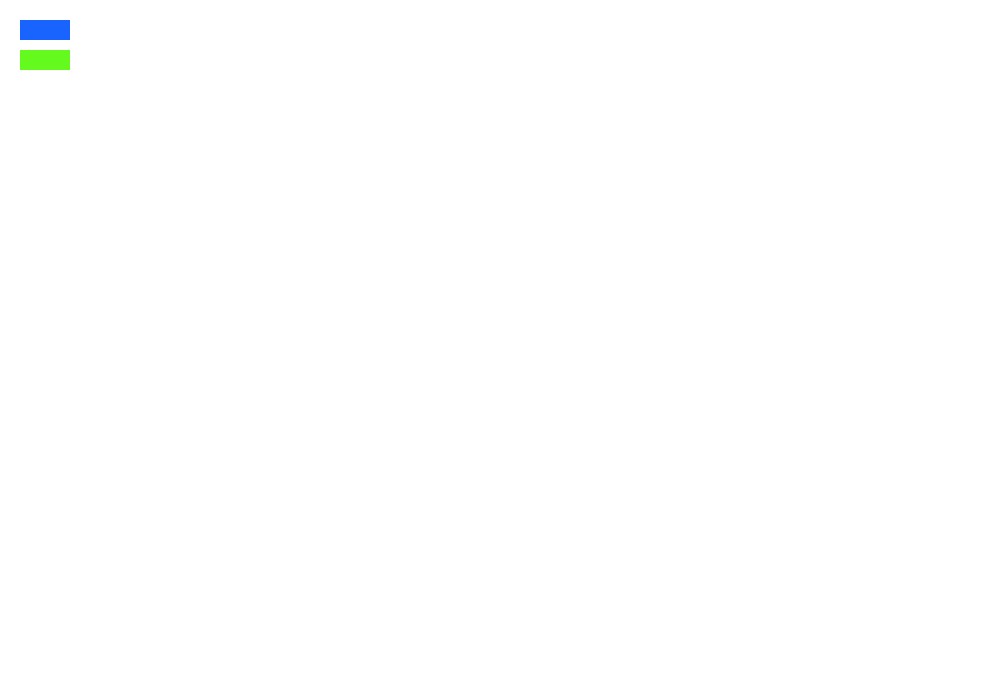
Frame 1 (no input)
Frame 60 (the mouse pressed at the canvas centre just before this capture): identical to frame 1, image omitted
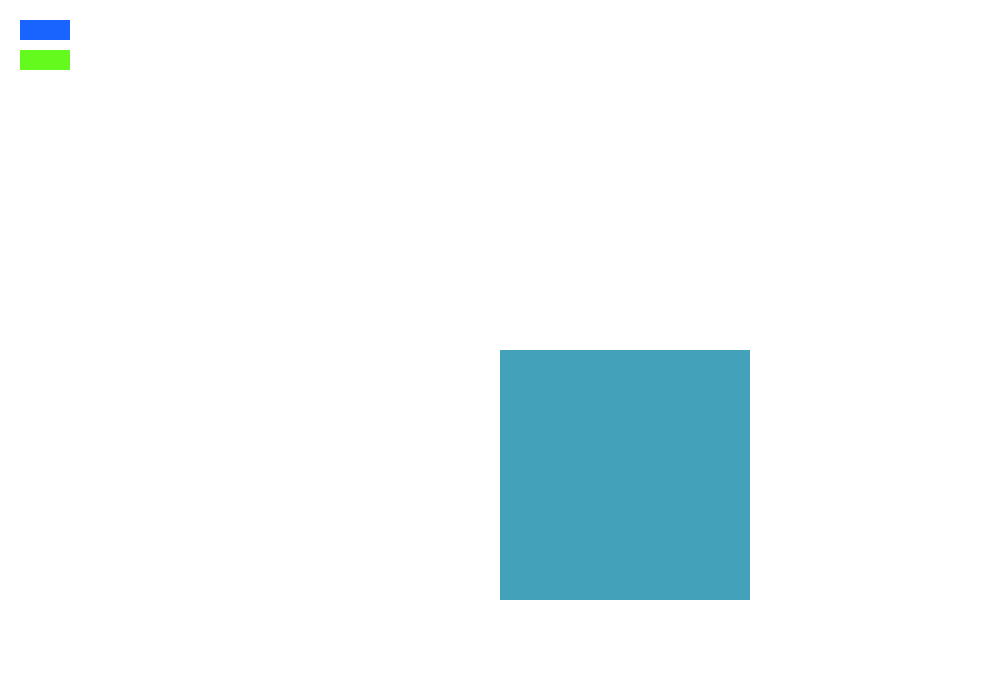
Frame 120 (the mouse held since frame 60 and released just before this capture)

The Processing sketch that drew these frames (run headless with seeded random() and noise(); from frame 60 on, the mouse is pressed at the canvas centre):

// Processing sketch: sketch_141111a
// ── sketch_141111a.pde
Boolean brush = true;
int bx = 20;
int by = 20;
int bw = 50;
int bh = 20;
int by2 = by + bh + 10;
int count = 1;

void setup() {
  size(1000, 700);
  background(255);
  noStroke();
}

void draw() {
  if((mouseX > bx) && (mouseX < bx + bw) && (mouseY > by) && (mouseY < by + bh) && mousePressed == true) {
    fill(50, 150, 30);
    brush = true;
  } else {
    fill(25, 100, 360);
  }
  rect(bx, by, bw, bh);
  if ((mouseX > bx) && (mouseX < bx + bw) && (mouseY > by2) && (mouseY < by2 + bh) && mousePressed == true) {
    fill(25, 200, 360);
    brush = false;
  } else {
    fill(100, 250, 30);
  }
  rect(bx, by2, bw, bh);
  if(((mouseX < bx) || (mouseX > bx + bw) || (mouseY < by) || (mouseY > by + bh)) && brush == true && mousePressed == true) {
    fill(random(30, 70), random(0, 360), random(0, 360), 10);
    rect(mouseX, mouseY, 250, 250);
  }
  if(((mouseX < bx) || (mouseX > bx + bw) || (mouseY < by2) || (mouseY > by2 + bh)) && brush == false && mousePressed == true) {
    fill(random(0, 360), random(0, 360), random(0, 360), 100);
    ellipse(mouseX, mouseY, 35, 35);
  }

}
